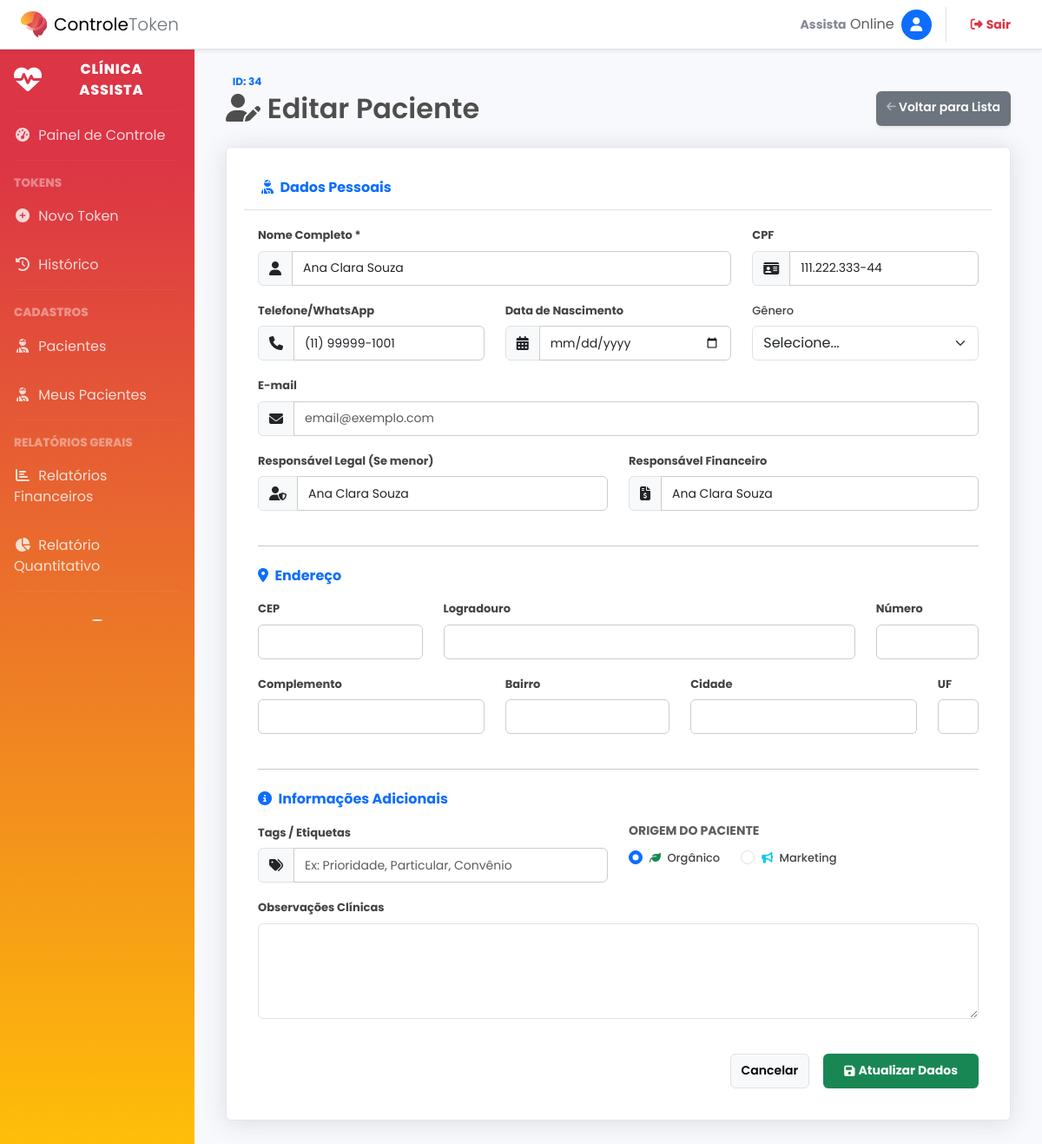
/pacientes/editar?id=34 (signed in), run on the app's committed database.
### tables this page shows
CREATE TABLE `pacientes` (
  `id_paciente` int NOT NULL,
  `nome` varchar(150) NOT NULL,
  `cpf` varchar(20) DEFAULT NULL,
  `telefone` varchar(20) DEFAULT NULL,
  `nome_responsavel` varchar(150) DEFAULT NULL,
  `responsavel_financeiro` varchar(150) DEFAULT NULL,
  `id_prof_referencia` int UNSIGNED DEFAULT NULL,
  `origem` varchar(50) DEFAULT NULL,
  `data_cadastro` datetime DEFAULT CURRENT_TIMESTAMP
);

### app/Controllers/PatientController.php (called while the page is built, shortened)
<?php
class PatientController extends BaseController
{
    public function edit($id = null)
    {
        $pacienteId = $id ?? filter_input(INPUT_GET, 'id', FILTER_SANITIZE_NUMBER_INT);
        $model = new PatientModel();
        $paciente = $model->find($pacienteId);
        $this->view('pages/cadastro_paciente', ['paciente' => $paciente]);
    }
}

### public/index.php (called while the page is built, shortened)
<?php
try {
    $router = new App\Core\Router();
    $router->dispatch();
} catch (Throwable $e) {
    echo "<div style='font-family: sans-serif; padding: 20px; background: #fff0f0; border: 1px solid #ffcccc; margin: 20px; border-radius: 5px;'>";
    echo "<h2 style='color: #cc0000; margin-top: 0;'>Erro na Aplicação</h2>";
    echo "<p><strong>Mensagem:</strong> " . htmlspecialchars($e->getMessage()) . "</p>";
    echo "<p><strong>Local:</strong> " . $e->getFile() . " na linha <strong>" . $e->getLine() . "</strong></p>";
    echo "<hr style='border: 0; border-top: 1px solid #ffcccc;'>";
    echo "<strong>Stack Trace:</strong>";
    echo "<pre style='background: #fff; padding: 10px; border: 1px solid #ddd; overflow: auto; font-size: 13px;'>" . $e->getTraceAsString() . "</pre>";
    echo "</div>";
}

### app/Models/PatientModel.php (called while the page is built, shortened)
<?php
class PatientModel
{
    public function find($id)
    {
        $pdo = Connection::getInstance();
        $stmt = $pdo->prepare("SELECT * FROM pacientes WHERE id_paciente = :id");
        $stmt->bindValue(':id', $id);
        $stmt->execute();
        return $stmt->fetch(PDO::FETCH_ASSOC);
    }
}

### app/Views/pages/cadastro_paciente.phtml (the view, shortened to what this page needs)
<?php
$isEdit = isset($paciente) && !empty($paciente);
$titulo = $isEdit ? 'Editar Paciente' : 'Novo Paciente';
$action = $isEdit ? URL_BASE . '/pacientes/update' : URL_BASE . '/pacientes/salvar';
?>
<div class="container-fluid">
    <?php if ($isEdit): ?>
        <span class="badge bg-light text-primary">ID: <?= $paciente['id_paciente'] ?></span>
    <?php endif; ?>
    <div class="d-sm-flex align-items-center justify-content-between mb-4">
        <h2 class="mb-0"><i class="fas fa-user-edit"></i> <?= $titulo ?></h2>
        <a href="<?= defined('URL_BASE') ? URL_BASE : '' ?>/pacientes" class="d-none d-sm-inline-block btn btn-sm btn-secondary shadow-sm">
            <i class="fas fa-arrow-left fa-sm text-white-50"></i> Voltar para Lista
        </a>
    </div>
    <div class="card shadow mb-4">
        <div class="card-header py-3 bg-white border-bottom">
            <h6 class="m-0 fw-bold text-primary"><i class="fas fa-user-injured me-1"></i> Dados Pessoais</h6>
        </div>
        <div class="card-body">
            <form action="<?= $action ?>" method="POST">
                <div class="row">
                    <div class="col-md-8 mb-3">
                        <label for="nome" class="form-label fw-bold">Nome Completo *</label>
                        <div class="input-group">
                            <span class="input-group-text"><i class="fas fa-user"></i></span>
                            <input type="text" class="form-control" id="nome" name="nome" required
                                value="<?= $isEdit ? $paciente['nome'] : '' ?>" placeholder="Digite o nome completo">
                        </div>
                    </div>
                    <div class="col-md-4 mb-3">
                        <label for="cpf" class="form-label fw-bold">CPF</label>
                        <div class="input-group">
                            <span class="input-group-text"><i class="fas fa-id-card"></i></span>
                            <input type="text" class="form-control" id="cpf" name="cpf"
                                value="<?= $isEdit ? $paciente['cpf'] : '' ?>" placeholder="000.000.000-00">
                        </div>
                    </div>
                </div>
                <div class="row">
                    <div class="col-md-4 mb-3">
                        <label for="telefone" class="form-label fw-bold">Telefone/WhatsApp</label>
                        <div class="input-group">
                            <span class="input-group-text"><i class="fas fa-phone"></i></span>
                            <input type="text" class="form-control" id="telefone" name="telefone"
                                value="<?= $isEdit ? $paciente['telefone'] : '' ?>" placeholder="(00) 00000-0000">
                        </div>
                    </div>
                    <div class="col-md-4 mb-3">
                        <label for="datanascimento" class="form-label fw-bold">Data de Nascimento</label>
                        <div class="input-group">
                            <span class="input-group-text"><i class="fas fa-calendar-alt"></i></span>
                            <input type="date" class="form-control" id="data_nascimento" name="data_nascimento"
                                value="<?= $isEdit ? $paciente['data_nascimento'] : '' ?>">
                        </div>
                    </div>
                    <div class="col-md-4 mb-3">
                        <label for="genero" class="form-label">Gênero</label>
                        <select class="form-select" id="genero" name="genero">
                            <option value="">Selecione...</option>
                        </select>
                    </div>
                </div>
                <div class="row">
                    <div class="col-md-12 mb-3">
                        <label for="email" class="form-label fw-bold">E-mail</label>
                        <div class="input-group">
                            <span class="input-group-text"><i class="fas fa-envelope"></i></span>
                            <input type="email" class="form-control" id="email" name="email"
                                value="<?= $isEdit ? $paciente['email'] : '' ?>" placeholder="email@exemplo.com">
                        </div>
                    </div>
                </div>
                <div class="row">
                    <div class="col-md-6 mb-3">
                        <label for="responsavel" class="form-label fw-bold">Responsável Legal (Se menor)</label>
                        <div class="input-group">
                            <span class="input-group-text"><i class="fas fa-user-shield"></i></span>
                            <input type="text" class="form-control" id="nome_responsavel" name="nome_responsavel"
                                value="<?= $isEdit ? $paciente['nome_responsavel'] : '' ?>" placeholder="Nome do Pai/Mãe/Responsável">
                        </div>
                    </div>
                    <div class="col-md-6 mb-3">
                        <label for="responsavel_financeiro" class="form-label fw-bold">Responsável Financeiro</label>
                        <div class="input-group">
                            <span class="input-group-text"><i class="fas fa-file-invoice-dollar"></i></span>
                            <input type="text" class="form-control" id="responsavel_financeiro" name="responsavel_financeiro"
                                value="<?= $isEdit ? $paciente['responsavel_financeiro'] : '' ?>" placeholder="Quem paga o tratamento?">
                        </div>
                    </div>
                </div>
                <hr class="my-4">
                <h6 class="fw-bold text-primary mb-3"><i class="fas fa-map-marker-alt me-1"></i> Endereço</h6>
                <div class="row">
                    <div class="col-md-3 mb-3">
                        <label for="cep" class="form-label fw-bold">CEP</label>
                        <input type="text" class="form-control" id="cep" name="cep"
                            value="<?= $isEdit ? $paciente['cep'] : '' ?>" onblur="buscarCep(this.value)">
                    </div>
                    <div class="col-md-7 mb-3">
                        <label for="logradouro" class="form-label fw-bold">Logradouro</label>
                        <input type="text" class="form-control" id="logradouro" name="logradouro"
                            value="<?= $isEdit ? $paciente['logradouro'] : '' ?>">
                    </div>
                    <div class="col-md-2 mb-3">
                        <label for="numero" class="form-label fw-bold">Número</label>
                        <input type="text" class="form-control" id="numero" name="numero"
                            value="<?= $isEdit ? $paciente['numero'] : '' ?>">
                    </div>
                </div>
                <div class="row">
                    <div class="col-md-4 mb-3">
                        <label for="complemento" class="form-label fw-bold">Complemento</label>
                        <input type="text" class="form-control" id="complemento" name="complemento"
                            value="<?= $isEdit ? $paciente['complemento'] : '' ?>">
                    </div>
                    <div class="col-md-3 mb-3">
                        <label for="bairro" class="form-label fw-bold">Bairro</label>
                        <input type="text" class="form-control" id="bairro" name="bairro"
                            value="<?= $isEdit ? $paciente['bairro'] : '' ?>">
                    </div>
                    <div class="col-md-4 mb-3">
                        <label for="cidade" class="form-label fw-bold">Cidade</label>
                        <input type="text" class="form-control" id="cidade" name="cidade"
                            value="<?= $isEdit ? $paciente['cidade'] : '' ?>">
                    </div>
                    <div class="col-md-1 mb-3">
                        <label for="estado" class="form-label fw-bold">UF</label>
                        <input type="text" class="form-control" id="estado" name="estado"
                            value="<?= $isEdit ? $paciente['estado'] : '' ?>">
                    </div>
                </div>
                <hr class="my-4">
                <h6 class="fw-bold text-primary mb-3"><i class="fas fa-info-circle me-1"></i> Informações Adicionais</h6>
                <div class="row">
                    <div class="col-md-6 mb-3">
                        <label for="tags" class="form-label fw-bold">Tags / Etiquetas</label>
                        <div class="input-group">
                            <span class="input-group-text"><i class="fas fa-tags"></i></span>
                            <input type="text" class="form-control" id="tags" name="tags"
                                value="<?= $isEdit ? $paciente['tags'] : '' ?>" placeholder="Ex: Prioridade, Particular, Convênio">
                        </div>
                    </div>
                    <div class="col-md-6">
                        <label class="form-label d-block fw-bold text-muted small text-uppercase">Origem do Paciente</label>
                        <div class="d-flex align-items-center mt-2">
                            <div class="form-check form-check-inline me-4">
                                <input class="form-check-input" type="radio" name="origem" value="Organico" id="origem_organico"
                                    <?= ($isEdit && isset($paciente['origem']) && $paciente['origem'] == 'Organico') ? 'checked' : '' ?>>
                                <label class="form-check-label" for="origem_organico">
                                    <i class="fas fa-leaf text-success me-1"></i> Orgânico
                                </label>
                            </div>
                            <div class="form-check form-check-inline">
                                <input class="form-check-input" type="radio" name="origem" value="Marketing" id="origem_marketing"
                                    <?= ($isEdit && isset($paciente['origem']) && $paciente['origem'] == 'Marketing') ? 'checked' : '' ?>>
                                <label class="form-check-label" for="origem_marketing">
                                    <i class="fas fa-bullhorn text-info me-1"></i> Marketing
                                </label>
                            </div>
                        </div>
                    </div>
                </div>
                <div class="row">
                    <div class="col-md-12 mb-3">
                        <label for="observacoes" class="form-label fw-bold">Observações Clínicas</label>
                        <textarea class="form-control" id="observacoes" name="observacoes" rows="4"><?= $isEdit ? $paciente['observacoes'] : '' ?></textarea>
                    </div>
                </div>
                <div class="d-flex justify-content-end gap-2 mt-4">
                    <a href="<?= defined('URL_BASE') ? URL_BASE : '' ?>/pacientes" class="btn btn-light border me-2">Cancelar</a>
                    <button type="submit" class="btn btn-success px-4 fw-bold">
                        <i class="fas fa-save me-1"></i> <?= $isEdit ? 'Atualizar Dados' : 'Salvar Paciente' ?>
                    </button>
                </div>
            </form>
        </div>
    </div>
</div>

### public/css/admin.css (style rules this page uses)
body { font-family: "Segoe UI", Tahoma, Geneva, Verdana, sans-serif; margin: 0; padding: 0; background-color: #f5f6fa; color: #333; }
.card { background: #fff; border-radius: 8px; border: 1px solid #e0e0e0; padding: 20px; margin-bottom: 20px; box-shadow: 0 2px 5px rgba(0, 0, 0, 0.05); }
label { font-weight: 500; font-size: 13px; color: #444; margin-bottom: 4px; }
input[type="text"], input[type="email"], input[type="tel"], input[type="date"], input[type="time"], input[type="number"], select, .btn { height: 40px; padding: 8px 12px; border: 1px solid #ccc; border-radius: 6px; font-size: 14px; box-sizing: border-box; outline: none; }
.btn { cursor: pointer; font-weight: 600; border: none; transition: background 0.2s; display: flex; align-items: center; justify-content: center; }

### public/css/sidebar.css (style rules this page uses)
:root { --primary: #4e73df; --secondary: #858796; --success: #1cc88a; --info: #36b9cc; --warning: #f6c23e; --danger: #e74a3b; --light: #f8f9fc; --dark: #5a5c69; }
body { margin: 0; font-family: "Nunito", -apple-system, BlinkMacSystemFont, "Segoe UI", Roboto, "Helvetica Neue", Arial, sans-serif, "Apple Color Emoji", "Segoe UI Emoji", "Segoe UI Symbol", "Noto Color Emoji"; font-size: 1rem; font-weight: 400; line-height: 1.5; color: #858796; text-align: left; background-color: #fff; }
.card { position: relative; display: flex; flex-direction: column; min-width: 0; word-wrap: break-word; background-color: #fff; background-clip: border-box; border: 1px solid #e3e6f0; border-radius: 0.35rem; }
.card-header { padding: 0.75rem 1.25rem; margin-bottom: 0; background-color: #f8f9fc; border-bottom: 1px solid #e3e6f0; }
.shadow { box-shadow: 0 0.15rem 1.75rem 0 rgba(58, 59, 69, 0.15) !important; }

### public/css/style.css (style rules this page uses)
:root { --primary-color: #4e73df; --secondary-color: #858796; --success-color: #1cc88a; --info-color: #36b9cc; --warning-color: #f6c23e; --danger-color: #e74a3b; --dark-sidebar: #2c3e50; --light-bg: #f8f9fc; --font-main: "Poppins", sans-serif; }
body { font-family: var(--font-main); background-color: var(--light-bg); color: #5a5c69; overflow-x: hidden; }
h1, h2, h3, h4, h5, h6 { font-weight: 600; color: #4e4e4e; }

### data on the page
pacientes: id_paciente "34", nome "Ana Clara Souza", cpf "111.222.333-44", telefone "(11) 99999-1001", nome_responsavel "Ana Clara Souza", responsavel_financeiro "Ana Clara Souza", origem "☑ Orgânico", origem "☐ Marketing"

### other printed values
$primeiroNome "Assista"
$titulo "Editar Paciente"
